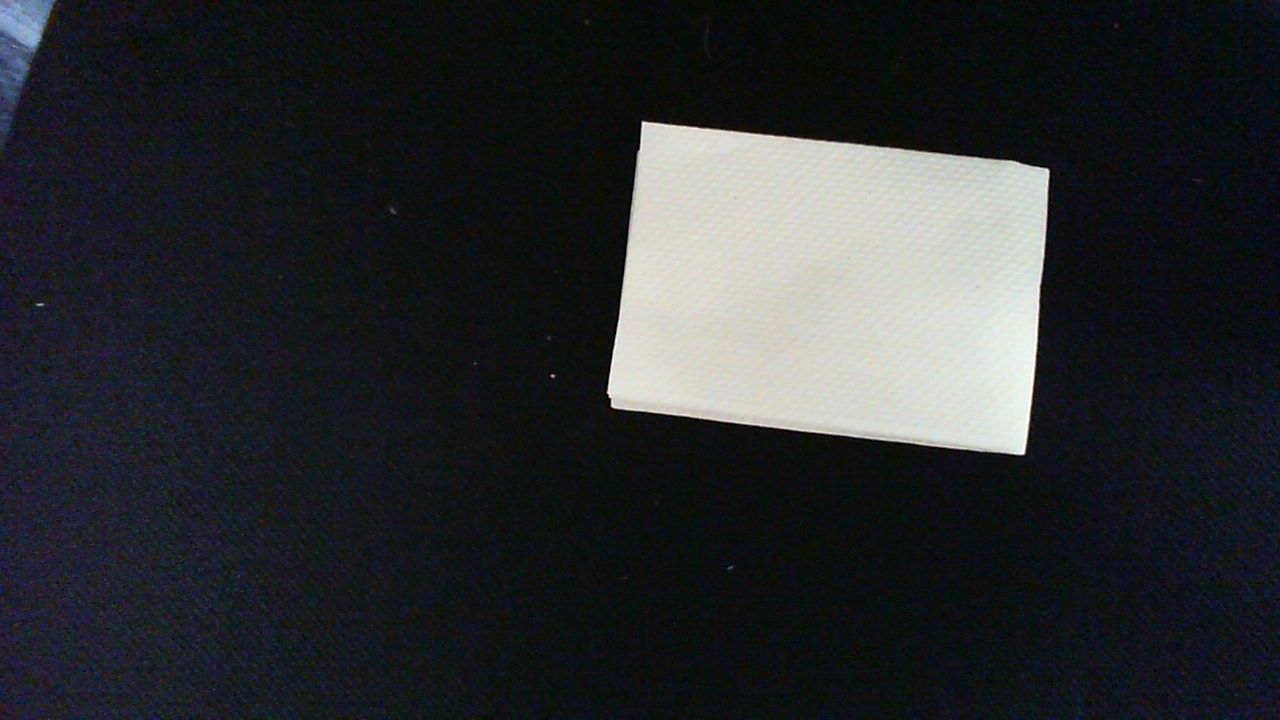
#> input picture height_13.5_radius_2.5to3.5.jpg, 1280 x 720 px
$ python -i full_pipeline.py   (imports and definitions only)
#> lines starting #> are read from the running program, lines starting #| are printed output that depends on the picture; after the words box and inside, x2 and y2 are one past the last pixel; in counts of white or black regions, pixels touching at a corner belong together
#> further down, picture is the input picture: shape (720, 1280, 3); mean B, G, R 48, 45.3, 42.9
'''
Currently outstanding questions: should we be converting the image to gray in 1.1 (this will affect the pipeline).
If we are, we need to modify the pipeline as well. Also under consideration is whether it is easier to find contours when grayscale image is taken (equivalent
to asking whether we will have a more clear split of tape and non-tape under grayscale rather than RGB; I would imagine the answer is no, since tape is white)
Also, should we crop the image? Cropping image non-identically will mess with the distance from center of the camera to center of the tape. Ideally,
we do not crop, unless leaving the black undistortion regions will cause problems in the GRIP pipeline.
'''

# TODO:
# Put in values for constants, also figure out loading in values for mapx and mapy
# Test/improve contour detection under different lightings
# Fix vertical box being returned for points (magic fix, possibly after input image was rescaled to 1280*720)
# Address resize issue (it's fine, just needed to rescale pixel value from 320*240 space to 1280*720 space)

import numpy as np
import cv2
import glob
import math
from enum import Enum
import time

t_begin = time.time()

# [42 lines of commented-out code are left out]

# [5 lines left out: function undistort, not called in this run]

# crop the image
#x,y,w,h = roi
#dst = dst[y:y+h, x:x+w]

######################################### 2.1: FIND CENTER OF IMAGE #####################################################
class GripPipelinepython:
    """
    An OpenCV pipeline generated by GRIP.
    """

    def __init__(self):
        """initializes all values to presets or None if need to be set
        """

        self.__resize_image_width = 320.0
        self.__resize_image_height = 240.0
        self.__resize_image_interpolation = cv2.INTER_CUBIC

        self.resize_image_output = None

        self.__hsv_threshold_input = self.resize_image_output
        self.__hsv_threshold_hue = [0.0, 107.30375036037825]
        self.__hsv_threshold_saturation = [0.0, 79.48806844066841]
        self.__hsv_threshold_value = [131.47482050837374, 255.0]

        self.hsv_threshold_output = None

        self.__cv_dilate_src = self.hsv_threshold_output
        self.__cv_dilate_kernel = None
        self.__cv_dilate_anchor = (-1, -1)
        self.__cv_dilate_iterations = 3.0
        self.__cv_dilate_bordertype = cv2.BORDER_CONSTANT
        self.__cv_dilate_bordervalue = (-1)

        self.cv_dilate_output = None

        self.__cv_erode_src = self.cv_dilate_output
        self.__cv_erode_kernel = None
        self.__cv_erode_anchor = (-1, -1)
        self.__cv_erode_iterations = 3.0
        self.__cv_erode_bordertype = cv2.BORDER_CONSTANT
        self.__cv_erode_bordervalue = (-1)

        self.cv_erode_output = None

        self.__find_contours_input = self.cv_erode_output
        self.__find_contours_external_only = False

        self.find_contours_output = None

        self.__filter_contours_contours = self.find_contours_output
        self.__filter_contours_min_area = 0.0
        self.__filter_contours_min_perimeter = 0.0
        self.__filter_contours_min_width = 20.0
        self.__filter_contours_max_width = 1000.0
        self.__filter_contours_min_height = 40.0
        self.__filter_contours_max_height = 1000.0
        self.__filter_contours_solidity = [0, 100]
        self.__filter_contours_max_vertices = 1000000.0
        self.__filter_contours_min_vertices = 0.0
        self.__filter_contours_min_ratio = 0.0
        self.__filter_contours_max_ratio = 1000.0

        self.filter_contours_output = None


    def process(self, source0):
        """
        Runs the pipeline and sets all outputs to new values.
        """
        # Step Resize_Image0:
        self.__resize_image_input = source0
        (self.resize_image_output) = self.__resize_image(self.__resize_image_input, self.__resize_image_width, self.__resize_image_height, self.__resize_image_interpolation)

        # Step HSV_Threshold0:
        self.__hsv_threshold_input = self.resize_image_output
        (self.hsv_threshold_output) = self.__hsv_threshold(self.__hsv_threshold_input, self.__hsv_threshold_hue, self.__hsv_threshold_saturation, self.__hsv_threshold_value)

        # Step CV_dilate0:
        self.__cv_dilate_src = self.hsv_threshold_output
        (self.cv_dilate_output) = self.__cv_dilate(self.__cv_dilate_src, self.__cv_dilate_kernel, self.__cv_dilate_anchor, self.__cv_dilate_iterations, self.__cv_dilate_bordertype, self.__cv_dilate_bordervalue)

        # Step CV_erode0:
        self.__cv_erode_src = self.cv_dilate_output
        (self.cv_erode_output) = self.__cv_erode(self.__cv_erode_src, self.__cv_erode_kernel, self.__cv_erode_anchor, self.__cv_erode_iterations, self.__cv_erode_bordertype, self.__cv_erode_bordervalue)

        # Step Find_Contours0:
        self.__find_contours_input = self.cv_erode_output
        (self.find_contours_output) = self.__find_contours(self.__find_contours_input, self.__find_contours_external_only)

        # Step Filter_Contours0:
        self.__filter_contours_contours = self.find_contours_output
        (self.filter_contours_output) = self.__filter_contours(self.__filter_contours_contours, self.__filter_contours_min_area, self.__filter_contours_min_perimeter, self.__filter_contours_min_width, self.__filter_contours_max_width, self.__filter_contours_min_height, self.__filter_contours_max_height, self.__filter_contours_solidity, self.__filter_contours_max_vertices, self.__filter_contours_min_vertices, self.__filter_contours_min_ratio, self.__filter_contours_max_ratio)


    @staticmethod
    def __resize_image(input, width, height, interpolation):
        """Scales and image to an exact size.
        Args:
            input: A numpy.ndarray.
            Width: The desired width in pixels.
            Height: The desired height in pixels.
            interpolation: Opencv enum for the type fo interpolation.
        Returns:
            A numpy.ndarray of the new size.
        """
#> called with width = 320, height = 240, interpolation = 2
        return cv2.resize(input, ((int)(width), (int)(height)), 0, 0, interpolation)
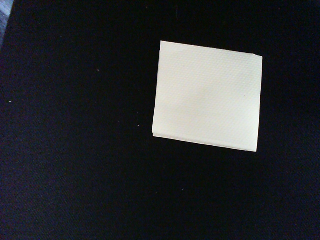
#> returned value: shape (240, 320, 3); mean of channels 0, 1, 2 48.2, 45.6, 43.2; drawn as B, G, R

    @staticmethod
    def __hsv_threshold(input, hue, sat, val):
        """Segment an image based on hue, saturation, and value ranges.
        Args:
            input: A BGR numpy.ndarray.
            hue: A list of two numbers the are the min and max hue.
            sat: A list of two numbers the are the min and max saturation.
            lum: A list of two numbers the are the min and max value.
        Returns:
            A black and white numpy.ndarray.
        """
        out = cv2.cvtColor(input, cv2.COLOR_BGR2HSV)
#> out: shape (240, 320, 3); mean H, S, V 87.7, 88.5, 51.1
        return cv2.inRange(out, (hue[0], sat[0], val[0]),  (hue[1], sat[1], val[1]))
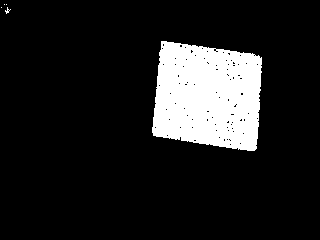
#> returned value: shape (240, 320); 12.9% white; 5 white regions (4 under 20 px), largest, box (x1, y1, x2, y2) and area: (152, 41, 262, 151) 9883

    @staticmethod
    def __cv_dilate(src, kernel, anchor, iterations, border_type, border_value):
        """Expands area of higher value in an image.
        Args:
           src: A numpy.ndarray.
           kernel: The kernel for dilation. A numpy.ndarray.
           iterations: the number of times to dilate.
           border_type: Opencv enum that represents a border type.
           border_value: value to be used for a constant border.
        Returns:
            A numpy.ndarray after dilation.
        """
        return cv2.dilate(src, kernel, anchor, iterations = (int) (iterations +0.5),
                            borderType = border_type, borderValue = border_value)

    @staticmethod
    def __cv_erode(src, kernel, anchor, iterations, border_type, border_value):
        """Expands area of lower value in an image.
        Args:
           src: A numpy.ndarray.
           kernel: The kernel for erosion. A numpy.ndarray.
           iterations: the number of times to erode.
           border_type: Opencv enum that represents a border type.
           border_value: value to be used for a constant border.
        Returns:
            A numpy.ndarray after erosion.
        """
        return cv2.erode(src, kernel, anchor, iterations = (int) (iterations +0.5),
                            borderType = border_type, borderValue = border_value)

    @staticmethod
    def __find_contours(input, external_only):
        """Sets the values of pixels in a binary image to their distance to the nearest black pixel.
        Args:
            input: A numpy.ndarray.
            external_only: A boolean. If true only external contours are found.
        Return:
            A list of numpy.ndarray where each one represents a contour.
        """
        if(external_only):
            mode = cv2.RETR_EXTERNAL
        else:
            mode = cv2.RETR_LIST
        method = cv2.CHAIN_APPROX_SIMPLE
        contours, hierarchy =cv2.findContours(input, mode=mode, method=method)
        return contours

    @staticmethod
    def __filter_contours(input_contours, min_area, min_perimeter, min_width, max_width,
                        min_height, max_height, solidity, max_vertex_count, min_vertex_count,
                        min_ratio, max_ratio):
        """Filters out contours that do not meet certain criteria.
        Args:
            input_contours: Contours as a list of numpy.ndarray.
            min_area: The minimum area of a contour that will be kept.
            min_perimeter: The minimum perimeter of a contour that will be kept.
            min_width: Minimum width of a contour.
            max_width: MaxWidth maximum width.
            min_height: Minimum height.
            max_height: Maximimum height.
            solidity: The minimum and maximum solidity of a contour.
            min_vertex_count: Minimum vertex Count of the contours.
            max_vertex_count: Maximum vertex Count.
            min_ratio: Minimum ratio of width to height.
            max_ratio: Maximum ratio of width to height.
        Returns:
            Contours as a list of numpy.ndarray.
        """
#> called with min_area = 0, min_perimeter = 0, min_width = 20, max_width = 1000, min_height = 40, max_height = 1000, max_vertex_count = 1000000, min_vertex_count = 0
        output = []
        for contour in input_contours:
            x,y,w,h = cv2.boundingRect(contour)
            if (w < min_width or w > max_width):
                continue
            if (h < min_height or h > max_height):
                continue
            area = cv2.contourArea(contour)
            if (area < min_area):
                continue
            if (cv2.arcLength(contour, True) < min_perimeter):
                continue
            hull = cv2.convexHull(contour)
            solid = 100 * area / cv2.contourArea(hull)
            if (solid < solidity[0] or solid > solidity[1]):
                continue
            if (len(contour) < min_vertex_count or len(contour) > max_vertex_count):
                continue
            ratio = (float)(w) / h
            if (ratio < min_ratio or ratio > max_ratio):
                continue
            output.append(contour)
        return output

# [12 lines left out: function find_center, not called in this run]

########################################## 2.2: SCALE PIXEL TO REAL DISTANCE #####################################################

def convert_dist(pixel_dist, height):
    return 0.0001 * (9.081 * height * pixel_dist)


########################################## 2.3a: IDENTIFYING THE PROPER SIDE OF THE TAPE (LONG SIDE) #########################################
class Tup:
    # [123 lines left out: functions __init__, find_longer_line, get_cameraToTape_Theta, get_final_R_theta, not called in this run]

# (3 is same as 2.3)


############################################################################################################################
'''
# full pipeline
img = cv2.imread("live_image")
mapx, mapy = LOAD_FROM_FILE # need to find the way to load from file properly (was not working before)
robot_offset_x, robot_offset_y = 0
tape_offset_x, tape_offset_y = 0
height = VALUE_3 # in inches
# find r, theta for moving to correct point
img = undistort(img, mapx, mapy)
r, theta = get_final_R_theta(img, robot_offset_x, robot_offset_y, tape_offset_x, tape_offset_y, height) # theta positive is clockwise turn, theta negative is counterclockwise turn
# find theta to align to the tape direction
img = cv2.imread("new_image_after_movement")
turn_theta = get_Tape_Theta(find_longer_line(img))
'''

####################################################################################################################

# for testing
#img = cv2.imread("four_sides.png")
# [1 line not run here, left out]
# mapx and mapy already there
robot_offset_x, robot_offset_y = 0, 0
tape_offset_x, tape_offset_y = 0, 0
height = 13.5

# [2 lines not run here, left out]

# [6 lines of commented-out code are left out]

# [1 line that did not run here, left out]
# [1 line that did not run here, left out]

# [5 lines of commented-out code are left out]

# [1 line that did not run here, left out]
# print("image size is ", img.shape)
# [1 line that did not run here, left out]
# [2 lines not run here, left out]

t_end = time.time()
# [1 line not run here, left out]

>>> import cv2
>>> picture = cv2.imread('height_13.5_radius_2.5to3.5.jpg')
>>> result = GripPipelinepython().process(picture)

$ run again, on four_sides.png
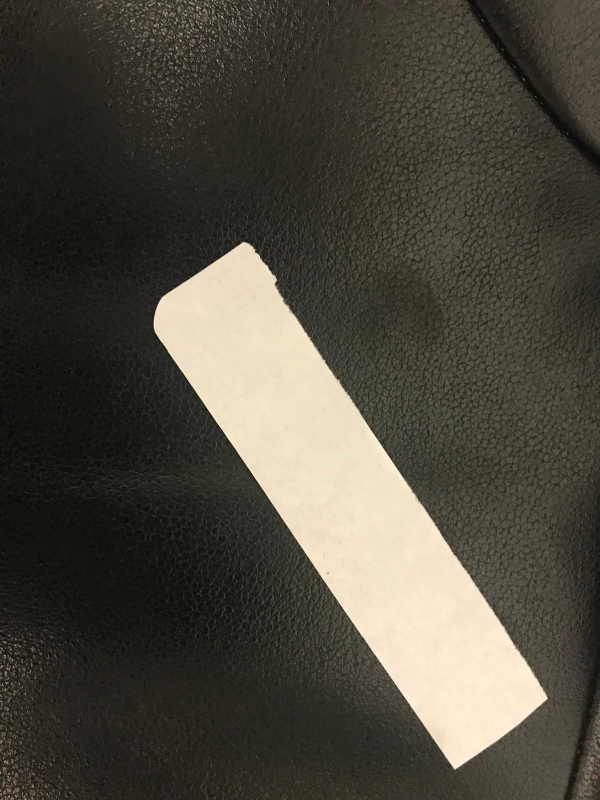
#> input picture four_sides.png, 1200 x 1600 px (shown at 1/2 size)
#> picture is the input picture: shape (1600, 1200, 3); mean B, G, R 61.9, 72.4, 76.3
#> in __resize_image, `return cv2.resize(input, ((int)(width), (int)(height)), 0, 0, interpol..`:
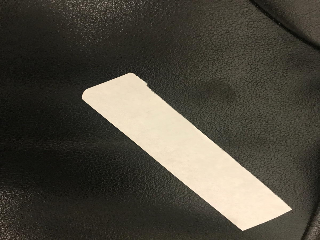
#> returned value: shape (240, 320, 3); mean of channels 0, 1, 2 61.8, 72.3, 76.2; drawn as B, G, R
#> out: shape (240, 320, 3); mean H, S, V 24.6, 52.7, 76.3
#> in __hsv_threshold, `return cv2.inRange(out, (hue[0], sat[0], val[0]),  (hue[1], sat[1], va..`:
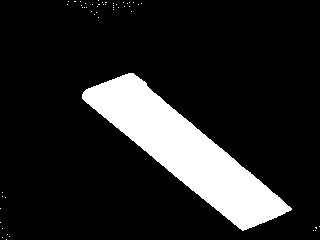
#> returned value: shape (240, 320); 14.3% white; 51 white regions (50 under 20 px), largest, box (x1, y1, x2, y2) and area: (82, 73, 292, 231) 10918

$ run again, on WIN_20190214_16_46_07_Pro.jpg
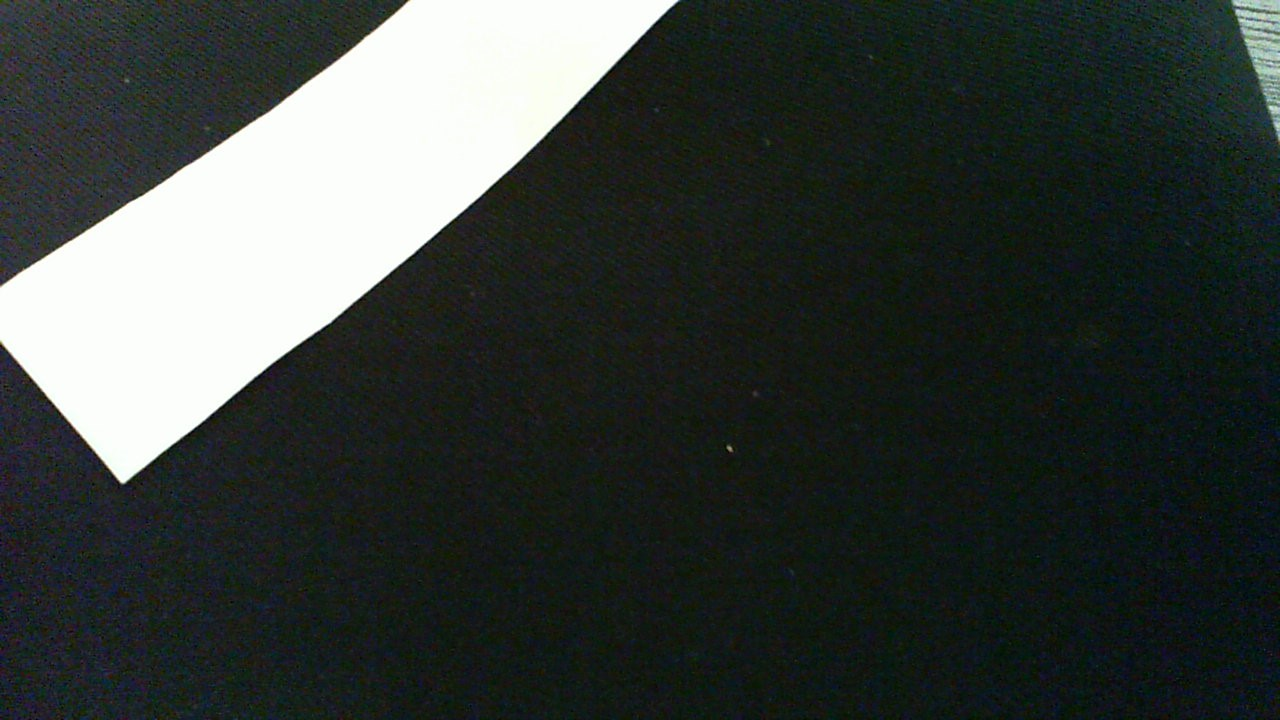
#> input picture WIN_20190214_16_46_07_Pro.jpg, 1280 x 720 px
#> picture is the input picture: shape (720, 1280, 3); mean B, G, R 58.2, 61.5, 55.1
#> in __resize_image, `return cv2.resize(input, ((int)(width), (int)(height)), 0, 0, interpol..`:
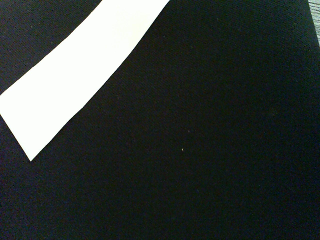
#> returned value: shape (240, 320, 3); mean of channels 0, 1, 2 58.4, 61.7, 55.4; drawn as B, G, R
#> out: shape (240, 320, 3); mean H, S, V 71.8, 82.1, 63.7
#> in __hsv_threshold, `return cv2.inRange(out, (hue[0], sat[0], val[0]),  (hue[1], sat[1], va..`:
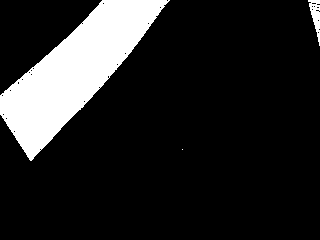
#> returned value: shape (240, 320); 14.6% white; 3 white regions (1 under 20 px), largest, box (x1, y1, x2, y2) and area: (0, 0, 170, 161) 10915, (308, 0, 320, 46) 265
